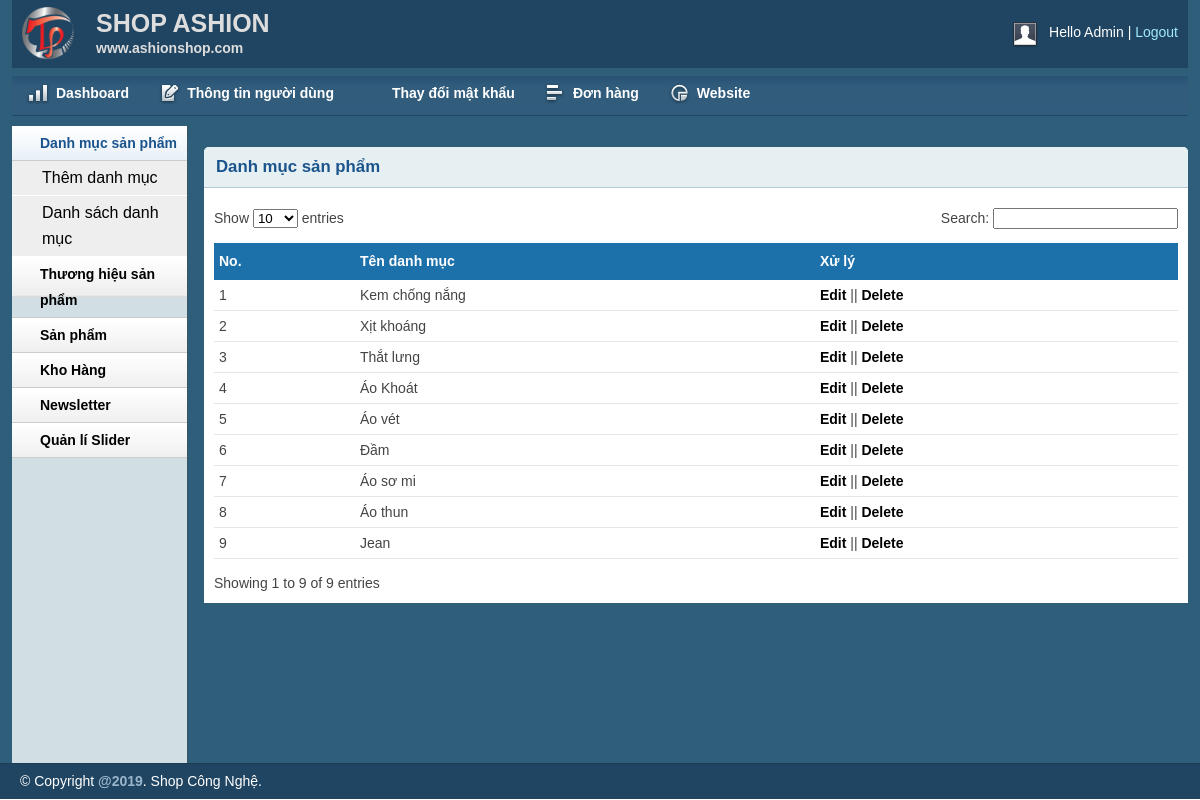
The app's page /admin/catlist.php (signed in) with its own data.
### tables this page shows
CREATE TABLE `tbl_category` (
  `catId` int(11) NOT NULL,
  `catName` varchar(255) NOT NULL
);

### lib/database.php (called while the page is built, shortened)
<?php
Class Database extends PDO{
   public $host   = DB_HOST;
   public $user   = DB_USER;
   public $pass   = DB_PASS;
   public $dbname = DB_NAME;
   public $link;
private function connectDB(){
   $this->link = new mysqli($this->host, $this->user, $this->pass,
    $this->dbname);
    $this->link -> set_charset("utf8");
 }
public function select($query){
  $result = $this->link->query($query) or
   die($this->link->error.__LINE__);
  if($result->num_rows > 0){
    return $result;
  } else {
    return false;
  }
 }
}

### classes/category.php (called while the page is built, shortened)
<?php
	$filepath = realpath(dirname(__FILE__));
	include_once ($filepath.'/../lib/database.php');
?>
<?php
	class category
	{
		private $db;
		public function __construct()
		{
			$this->db = new Database();
		}
		public function show_category()
		{
			$query = "SELECT * FROM tbl_category order by catId desc ";
			$result = $this->db->select($query);
			return $result;
		}
	}
 ?>

### admin/catlist.php (the view, shortened to what this page needs)
<?php include 'inc/header.php';?>
<?php include 'inc/sidebar.php';?>
<?php include '../classes/category.php';  ?>
<?php
    $cat = new category();
 ?>
        <div class="grid_10">
            <div class="box round first grid">
                <h2>Danh mục sản phẩm</h2>
                <div class="block">
                    <table class="data display datatable" id="example">
					<thead>
						<tr>
							<th>No.</th>
							<th>Tên danh mục</th>
							<th>Xử lý</th>
						</tr>
					</thead>
					<tbody>
						<?php
							$show_cat = $cat -> show_category();
							if($show_cat){
								$i = 0;
								while($result = $show_cat -> fetch_assoc()){
									$i++;
						?>
						<tr class="odd gradeX">
							<td><?php echo $i; ?></td>
							<td><?php echo $result['catName']; ?></td>
							<td><a href="catedit.php?catid=<?php echo $result['catId']; ?>">Edit</a> || <a onclick = "return confirm('Are you want to delete???')" href="?delid=<?php echo $result['catId'] ?>">Delete</a></td>
						</tr>
						<?php
							}
						}
						 ?>
					</tbody>
				</table>
               </div>
            </div>
        </div>
<?php include 'inc/footer.php';?>

### admin/css/layout.css (style rules this page uses)
body { background: #fff none repeat scroll 0 0; color: #444; font-size: 14px; padding: 0; }
a { color: #000; font-weight:bold; text-decoration: none; }
h1, h2, h3, h4, h5, h6 { line-height:1.2em; margin-bottom:.3em; }
h2 { margin-top:1em; }
.box { background:#fff; margin-bottom:20px; padding:10px 10px 10px 10px; margin-left:-8px; }
.box.grid { padding-bottom:40px; }
.box.round { -moz-border-radius: 5px 5px 0px 0px; -webkit-border-radius: 5px 5px 0px 0px; border-radius: 5px 5px 0px 0px; }
.box h2 { font-size:1.2em; font-weight:bold; color:#1B548D; background:#E6F0F3; margin:-10px -10px 0 -10px; padding:10px 12px; border-bottom:1px solid #B3CBD6; -moz-border-radius: 5px 5px 0px 0px; -webkit-border-radius: 5px 5px 0px 0px; border-radius: 5px 5px 0px 0px; }
.box.first { min-height: 406px; }
.block { padding-top:20px; }
.block { padding-bottom:1px; }
table.display { margin: 0 auto; clear: both; width: 100%; }
table#example th { background: #1d71ab !important; }
.sorting_asc { background: #cf4a45 url(../img/table/sort_asc.png) no-repeat center right; padding:8px 5px; text-align:left; color:#fff; }
.sorting { background:#8f8f8f url(../img/table/sort_both.png) no-repeat center right; padding:8px 5px; text-align:left; color:#fff; }
tr.odd { height: 30px; line-height: 30px; border-bottom:1px solid #e6e6e6; }
tr.even { height: 30px; line-height: 30px; border-bottom:1px solid #e6e6e6; }
tr.odd td, tr.even td { padding-left:5px; }

### records on screen
tbl_category: catName "Kem chống nắng"
tbl_category: catName "Xịt khoáng"
tbl_category: catName "Thắt lưng"
tbl_category: catName "Áo Khoát"
tbl_category: catName "Áo vét"
tbl_category: catName "Đầm"
tbl_category: catName "Áo sơ mi"
tbl_category: catName "Áo thun"
tbl_category: catName "Jean"
